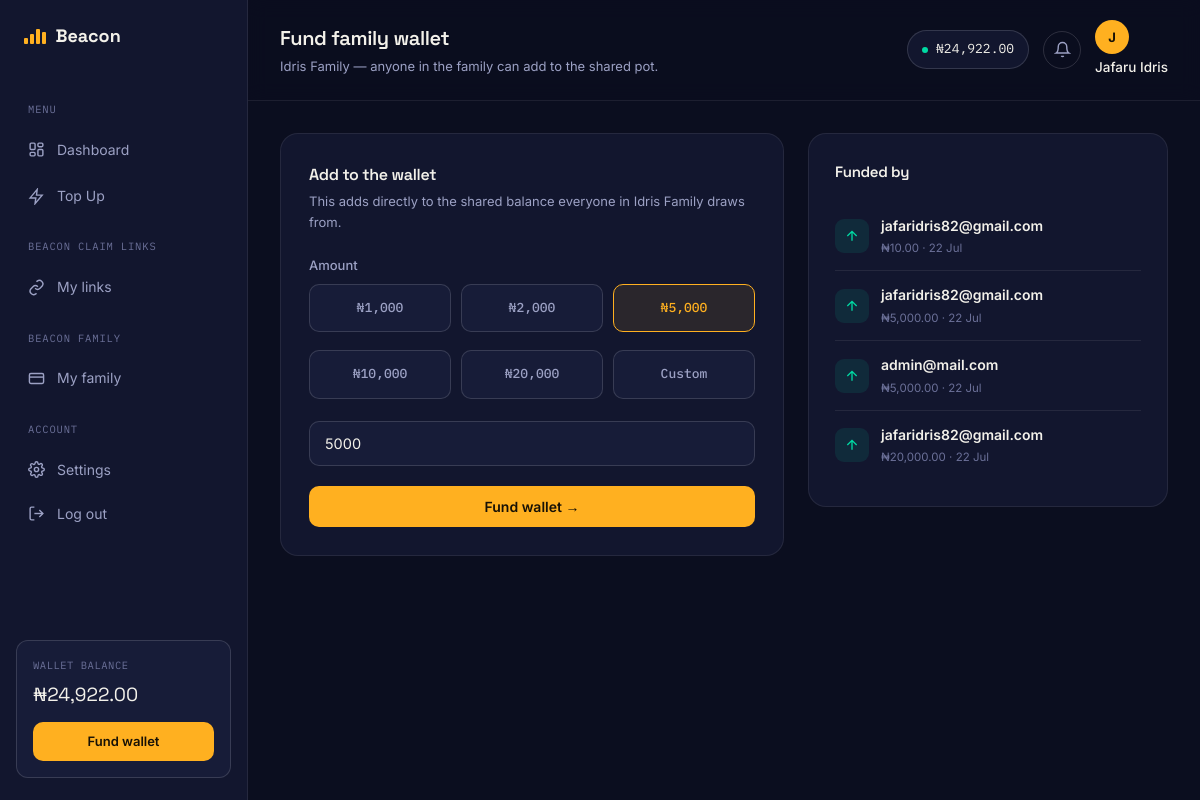
Screenshot of /commons/1/fund/ (signed in) with the database file from the repository.
### authentication/models.py (models this page shows, shortened)
class User(AbstractUser):
    email = models.EmailField(unique=True)
    phone_number = models.CharField(max_length=20, blank=True)
    is_email_verified = models.BooleanField(default=False)
    email_verification_token = models.CharField(max_length=100, blank=True, null=True)
    password_reset_token = models.CharField(max_length=100, blank=True, null=True)
    password_reset_expires = models.DateTimeField(blank=True, null=True)
    referral_code = models.CharField(max_length=20, unique=True, blank=True, null=True)
    referred_by = models.ForeignKey('self', on_delete=models.SET_NULL, blank=True, null=True, related_name='referrals')
    date_joined = models.DateTimeField(auto_now_add=True)
    last_login_ip = models.GenericIPAddressField(blank=True, null=True)
    transaction_pin_hash = models.CharField(
        max_length=128,
        blank=True,
        null=True,
        help_text="Hashed transaction PIN"
    )
    USERNAME_FIELD = 'email'
    REQUIRED_FIELDS = ['username']
    class Meta:
        ordering = ['-date_joined']
    def __str__(self):
        return self.email
    def get_full_name(self):
        if self.first_name or self.last_name:
            return f"{self.first_name} {self.last_name}".strip()
        return self.username

### wallet/models.py (models this page shows, shortened)
class Wallet(models.Model):
    user = models.OneToOneField(User, on_delete=models.CASCADE, related_name='wallet')
    balance = models.DecimalField(max_digits=12, decimal_places=2, default=0.00)
    total_funded = models.DecimalField(max_digits=12, decimal_places=2, default=0.00)
    total_spent = models.DecimalField(max_digits=12, decimal_places=2, default=0.00)
    is_active = models.BooleanField(default=True)
    created_at = models.DateTimeField(auto_now_add=True)
    updated_at = models.DateTimeField(auto_now=True)
    class Meta:
        verbose_name = 'Wallet'
        verbose_name_plural = 'Wallets'

### commons/models.py (models this page shows, shortened)
class Family(models.Model):
    name = models.CharField(max_length=100)
    owner = models.ForeignKey(User, on_delete=models.CASCADE, related_name='owned_families')
    created_at = models.DateTimeField(auto_now_add=True)
    updated_at = models.DateTimeField(auto_now=True)
    class Meta:
        verbose_name_plural = 'families'
        ordering = ['-created_at']

class FamilyWalletFunding(models.Model):
    family = models.ForeignKey(Family, on_delete=models.CASCADE, related_name='fundings')
    funded_by = models.ForeignKey(User, on_delete=models.CASCADE, related_name='family_fundings')
    amount = models.DecimalField(max_digits=12, decimal_places=2)
    created_at = models.DateTimeField(auto_now_add=True)
    class Meta:
        ordering = ['-created_at']

### commons/views.py (the view, shortened to what this page needs)
# urls.py: path('<int:family_id>/fund/', views.fund_wallet_view, name='fund_wallet'),
@login_required
@require_http_methods(["GET", "POST"])
def fund_wallet_view(request, family_id):
    family = get_object_or_404(Family, id=family_id)
    recent_fundings = family.fundings.select_related('funded_by')[:10]
    return render(request, 'beacon_family/fund_wallet.html', {'family': family, 'recent_fundings': recent_fundings})

### core/context_processors.py (called while the page is built)
def site_settings(request):
    return {
        'site_settings': SiteSettings.load(),
        'theme': request.session.get('theme', 'light'),
    }

def notifications_count(request):
    count = 0
    if request.user.is_authenticated:
        count = Notification.objects.filter(user=request.user, is_read=False).count()
    return {'unread_notifications': count}

### core/models.py (called while the page is built)
    @classmethod
    def load(cls):
        obj, created = cls.objects.get_or_create(pk=1)
        return obj

### templates/beacon_family/fund_wallet.html (shortened to what this page needs)
{% extends "base.html" %}
{% load static %}
{% load humanize %}
{% block page_title %}Fund family wallet{% endblock %}
{% block page_subtitle %}<p>{{ family.name }} — anyone in the family can add to the shared pot.</p>{% endblock %}
{% block extra_head %}
<link rel="stylesheet" href="{% static 'css/family.css' %}">
{% endblock %}
{% block content %}
<div class="buy-grid">
  <div class="buy-card">
    <h3>Add to the wallet</h3>
    <p class="hint">This adds directly to the shared balance everyone in {{ family.name }} draws from.</p>
    <form method="post" action="{% url 'beacon_family:fund_wallet' family_id=family.id %}">
      <div class="form-group">
        <label>Amount</label>
        <div class="amount-chip-row">
          <label class="amount-chip"><input type="radio" name="amount_preset" value="1000" data-amount="1000">₦1,000</label>
          <label class="amount-chip"><input type="radio" name="amount_preset" value="2000" data-amount="2000">₦2,000</label>
          <label class="amount-chip"><input type="radio" name="amount_preset" value="5000" data-amount="5000" checked>₦5,000</label>
          <label class="amount-chip"><input type="radio" name="amount_preset" value="10000" data-amount="10000">₦10,000</label>
          <label class="amount-chip"><input type="radio" name="amount_preset" value="20000" data-amount="20000">₦20,000</label>
          <label class="amount-chip"><input type="radio" name="amount_preset" value="custom" data-amount="0">Custom</label>
        </div>
        <input type="number" step="0.01" name="amount" id="id_amount" class="form-input" placeholder="Or enter a custom amount" min="1" value="5000">
      </div>
      <button type="submit" class="btn btn-primary btn-block">Fund wallet →</button>
    </form>
  </div>
  <div class="summary-card">
    <h3>Funded by</h3>
    {% for funding in recent_fundings %}
      <div class="fund-log-row">
        <div class="fund-log-icon">
          <svg viewBox="0 0 24 24" fill="none" stroke="currentColor" stroke-width="2"><path d="M12 19V5M5 12l7-7 7 7"/></svg>
        </div>
        <div class="fund-log-desc">
          <div class="t1">{{ funding.funded_by }}</div>
          <div class="t2">₦{{ funding.amount|intcomma }} · {{ funding.created_at|date:"d M" }}</div>
        </div>
      </div>
    {% empty %}
      <p style="font-size:13.5px; color:var(--text-dimmer);">No one has funded this wallet yet.</p>
    {% endfor %}
  </div>
</div>
{% endblock %}

### templates/base.html (shortened to what this page needs)
{% load static %}
{% load humanize %}
<!DOCTYPE html>
<html lang="en">
<head>
<link rel="stylesheet" href="{% static 'css/style.css' %}">
<link rel="stylesheet" href="{% static 'css/native.css' %}">
{% block extra_head %}{% endblock %}
</head>
<body{% block body_attrs %}{% endblock %}>
<div class="app-shell">
  <aside class="sidebar" id="sidebar">
    <div class="sidebar-top-row">
      <a href="{% url 'dashboard:index' %}" class="logo">
        <span class="bars"><span></span><span></span><span></span><span></span></span>
        Beacon
      </a>
    </div>
    <nav class="side-nav">
      <div class="nav-label">Menu</div>
      <a href="{% url 'dashboard:index' %}" class="nav-link {% if active_nav == 'dashboard' %}active{% endif %}">
        <svg viewBox="0 0 24 24" fill="none" stroke="currentColor" stroke-width="2"><rect x="3" y="3" width="7" height="9" rx="1.5"/><rect x="14" y="3" width="7" height="5" rx="1.5"/><rect x="14" y="12" width="7" height="9" rx="1.5"/><rect x="3" y="16" width="7" height="5" rx="1.5"/></svg>
        Dashboard
      </a>
      <a href="{% url 'services:list' %}" class="nav-link {% if active_nav == 'buy' %}active{% endif %}">
        <svg viewBox="0 0 24 24" fill="none" stroke="currentColor" stroke-width="2"><path d="M13 2L3 14h8l-1 8 10-12h-8l1-8z"/></svg>
        Top Up
      </a>
      <div class="nav-label">Beacon Claim Links</div>
      <a href="{% url 'links:my_links' %}" class="nav-link {% if active_nav == 'claims' %}active{% endif %}">
        <svg viewBox="0 0 24 24" fill="none" stroke="currentColor" stroke-width="2"><path d="M10 13a5 5 0 007 0l3-3a5 5 0 00-7-7l-1 1"/><path d="M14 11a5 5 0 00-7 0l-3 3a5 5 0 007 7l1-1"/></svg>
        My links
      </a>
      <div class="nav-label">Beacon Family</div>
      <a href="{% url 'beacon_family:list' %}" class="nav-link {% if active_nav == 'wallet' %}active{% endif %}">
        <svg viewBox="0 0 24 24" fill="none" stroke="currentColor" stroke-width="2"><rect x="2" y="5" width="20" height="14" rx="2"/><path d="M2 10h20"/></svg>
        My family
      </a>
      <div class="nav-label">Account</div>
      <a href="{% url 'accounts:settings' %}" class="nav-link {% if active_nav == 'settings' %}active{% endif %}">
        Settings
      </a>
      <form method="post" action="{% url 'accounts:logout' %}" class="logout-form">
        <button type="submit" class="nav-link nav-link-btn">
          <svg viewBox="0 0 24 24" fill="none" stroke="currentColor" stroke-width="2"><path d="M9 21H5a2 2 0 01-2-2V5a2 2 0 012-2h4"/><path d="M16 17l5-5-5-5"/><path d="M21 12H9"/></svg>
          Log out
        </button>
      </form>
    </nav>
    <div class="sidebar-wallet">
      <div class="label">Wallet balance</div>
      <div class="amount">₦{{ user.wallet.balance|intcomma }}</div>
      <a href="{% url 'wallet:fund' %}" class="btn btn-primary btn-sm">Fund wallet</a>
    </div>
  </aside>
  <div class="app-main">
    <header class="app-topbar">
      <div class="topbar-title">
        <h1>{% block page_title %}Dashboard{% endblock %}</h1>
        {% block page_subtitle %}{% endblock %}
      </div>
      <div class="topbar-actions">
        <div class="wallet-chip">
          <span class="dot"></span> ₦{{ user.wallet.balance|intcomma }}
        </div>
        <a href="{% url 'notifications:list' %}" class="icon-btn" aria-label="Notifications">
          <svg viewBox="0 0 24 24" fill="none" stroke="currentColor" stroke-width="2"><path d="M18 8a6 6 0 00-12 0c0 7-3 9-3 9h18s-3-2-3-9"/><path d="M13.7 21a2 2 0 01-3.4 0"/></svg>
        </a>
        <div class="user-chip">
          <a href="{% url 'accounts:profile' %}">
            <div class="avatar">{{ user.get_full_name|slice:":1"|default:"U" }}</div>
            <span class="uname">{{ user.get_full_name|default:"Account" }}</span>
          </a>
        </div>
      </div>
    </header>
    <main class="app-content">
      {% block content %}{% endblock %}
    </main>
  </div>
</div>
</body>
</html>

### static/css/native.css (style rules this page uses)
html, body { overscroll-behavior-y: contain; }
* { -webkit-tap-highlight-color: transparent; }
button, a, .nav-link, .service-tab, .filter-tab, .pin-key, .provider-chip, .amount-chip, .plan-card, .qa-item, .qty-btn { -webkit-touch-callout: none; user-select: none; touch-action: manipulation; }
.app-topbar { padding-top: max(20px, env(safe-area-inset-top)); }
.sidebar { padding-top: max(22px, env(safe-area-inset-top)); padding-bottom: max(22px, env(safe-area-inset-bottom)); }

### static/css/family.css (style rules this page uses)
:root { --bg:#0B0E1F; --bg-elev:#12162E; --bg-elev-2:#171C38; --text:#F3F1EA; --text-dim:#9CA1C4; --text-dimmer:#6B7098; --amber:#FFB020; --mint:#00D9A3; --violet:#7C6CFF; --danger:#FF6B6B; --border:rgba(255,255,255,0.08); --border-strong:rgba(255,255,255,0.14); }
.fund-log-row { display:flex; align-items:center; gap:12px; padding:13px 0; border-bottom:1px solid var(--border); }
.fund-log-row:last-of-type { border-bottom:none; }
.fund-log-icon { width:34px; height:34px; border-radius:9px; background:rgba(0,217,163,0.1); color:var(--mint); display:flex; align-items:center; justify-content:center; flex-shrink:0; }
.fund-log-icon svg { width:16px; height:16px; }
.fund-log-desc { flex:1; min-width:0; }
.fund-log-desc .t1 { font-size:14px; font-weight:600; }
.fund-log-desc .t2 { font-size:11.5px; color:var(--text-dimmer); margin-top:2px; }

### rows the page displays
User: wallet.balance "24,922.00", get_full_name "J", get_full_name "Jafaru Idris"
Family: name "Idris Family"
FamilyWalletFunding: funded_by "jafaridris82@gmail.com", amount "10.00", created_at "22 Jul"
FamilyWalletFunding: funded_by "jafaridris82@gmail.com", amount "5,000.00", created_at "22 Jul"
FamilyWalletFunding: funded_by "admin@mail.com", amount "5,000.00", created_at "22 Jul"
FamilyWalletFunding: funded_by "jafaridris82@gmail.com", amount "20,000.00", created_at "22 Jul"
